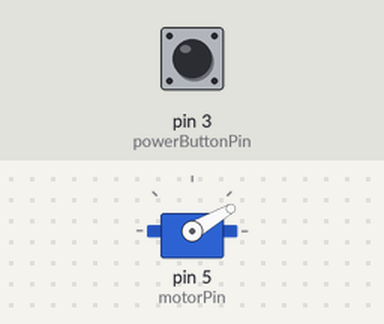
A sketch run on a simulated Arduino Uno, built with avr-gcc and run on an emulated ATmega328P. On the bench: servo. Inputs (shaded band) come from the test bench; at power-on: pin 3 (powerButtonPin) HIGH.

Above: at 1.2 s.
1.3 s: pin 3 (powerButtonPin) pulled LOW for 1 s
At 1.45 s:
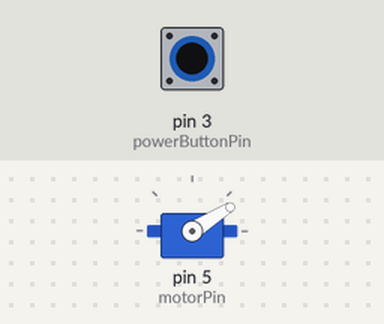
4.3 s: pin 3 (powerButtonPin) pulled LOW for 3.2 s
At 5.45 s:
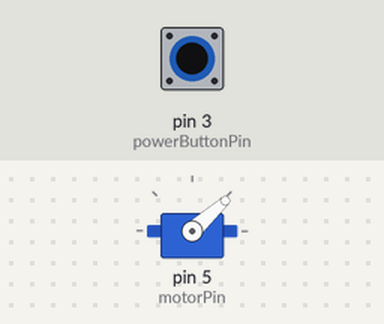
At 7.25 s:
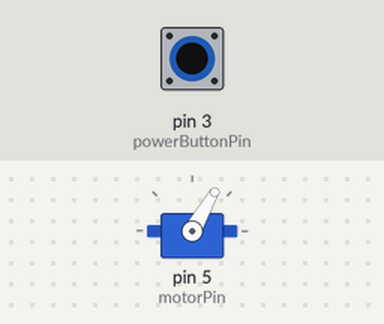
9.0 s: pin 3 (powerButtonPin) driven LOW
12.0 s: pin 3 (powerButtonPin) driven HIGH
Timing chart, 0 to 16.0 s (numbered marks = the images above; inputs shaded):
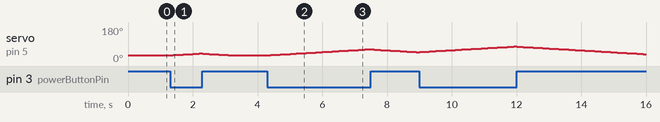

The sketch:

simple_vacuum.ino
```cpp
#include <Servo.h>

Servo ESC;

static const int powerButtonPin = 3;
static const int motorPin = 5;

int targetMotorPower = 30;
int currentMotorPower = 30;
bool motorState = false;

void setup() {
  ESC.attach(motorPin, 1000, 2000);

  pinMode(powerButtonPin, INPUT_PULLUP);
  digitalWrite(powerButtonPin, HIGH);
}

void loop() {
  int powerMode = digitalRead(powerButtonPin);

  if (powerMode == LOW && motorState == false) {
    motorState = true;
    targetMotorPower = 80;
  } else if (powerMode == HIGH && motorState == true) {
    motorState = false;
    targetMotorPower = 30;
  }

  if (targetMotorPower > currentMotorPower) {
    currentMotorPower += 1;
  } else if (targetMotorPower < currentMotorPower) {
    currentMotorPower -= 1;
  }

  ESC.write(currentMotorPower);
  delay(100);
}
```

Measured:
- after the input at 1.3 s, servo on pin 5 (motorPin): rises from 30° to 40° in 0.90 s, then falls to 30° in 1.0 s
- after the input at 4.3 s, servo on pin 5 (motorPin): rises from 30° to 62° in 3.1 s, then falls to 47° in 1.5 s
